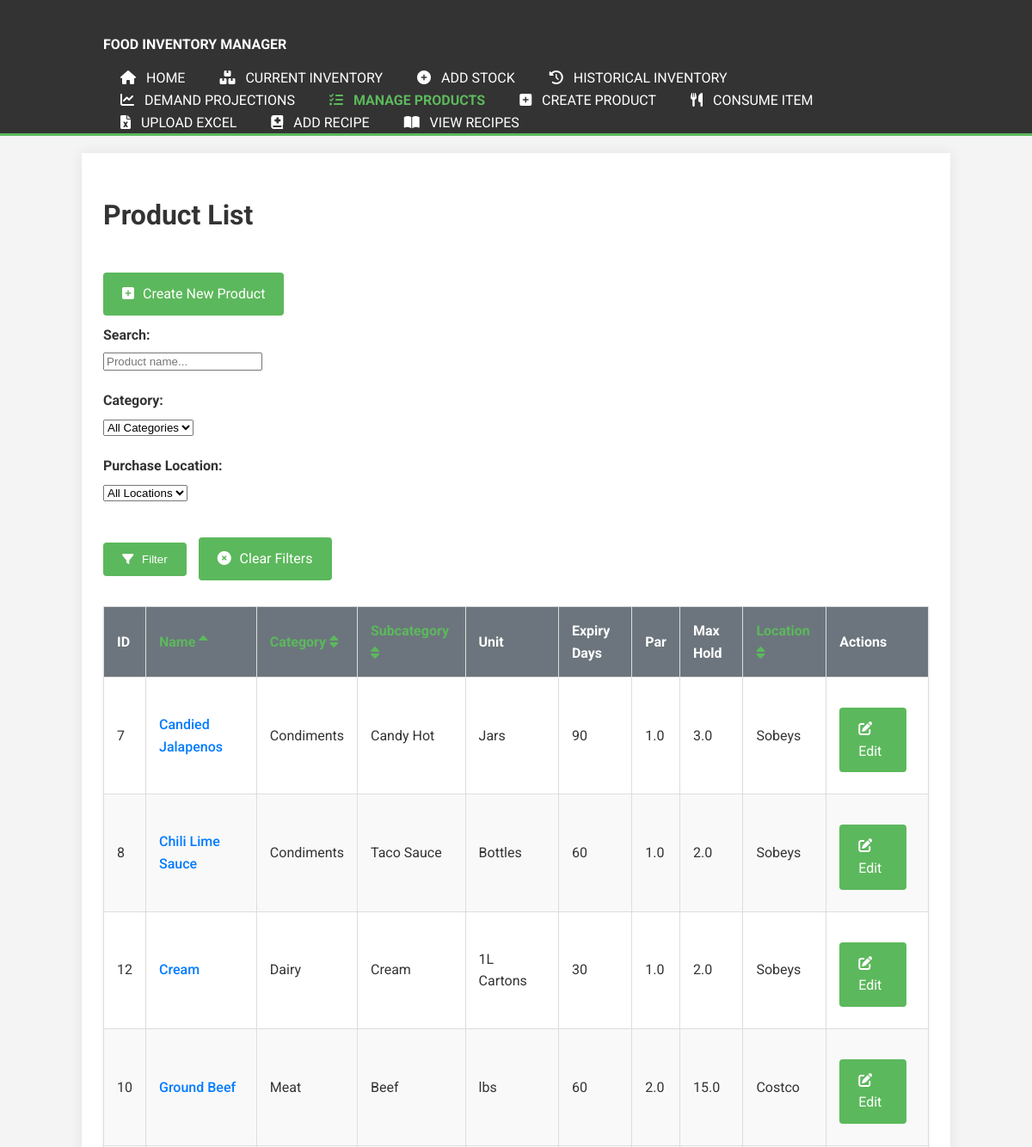
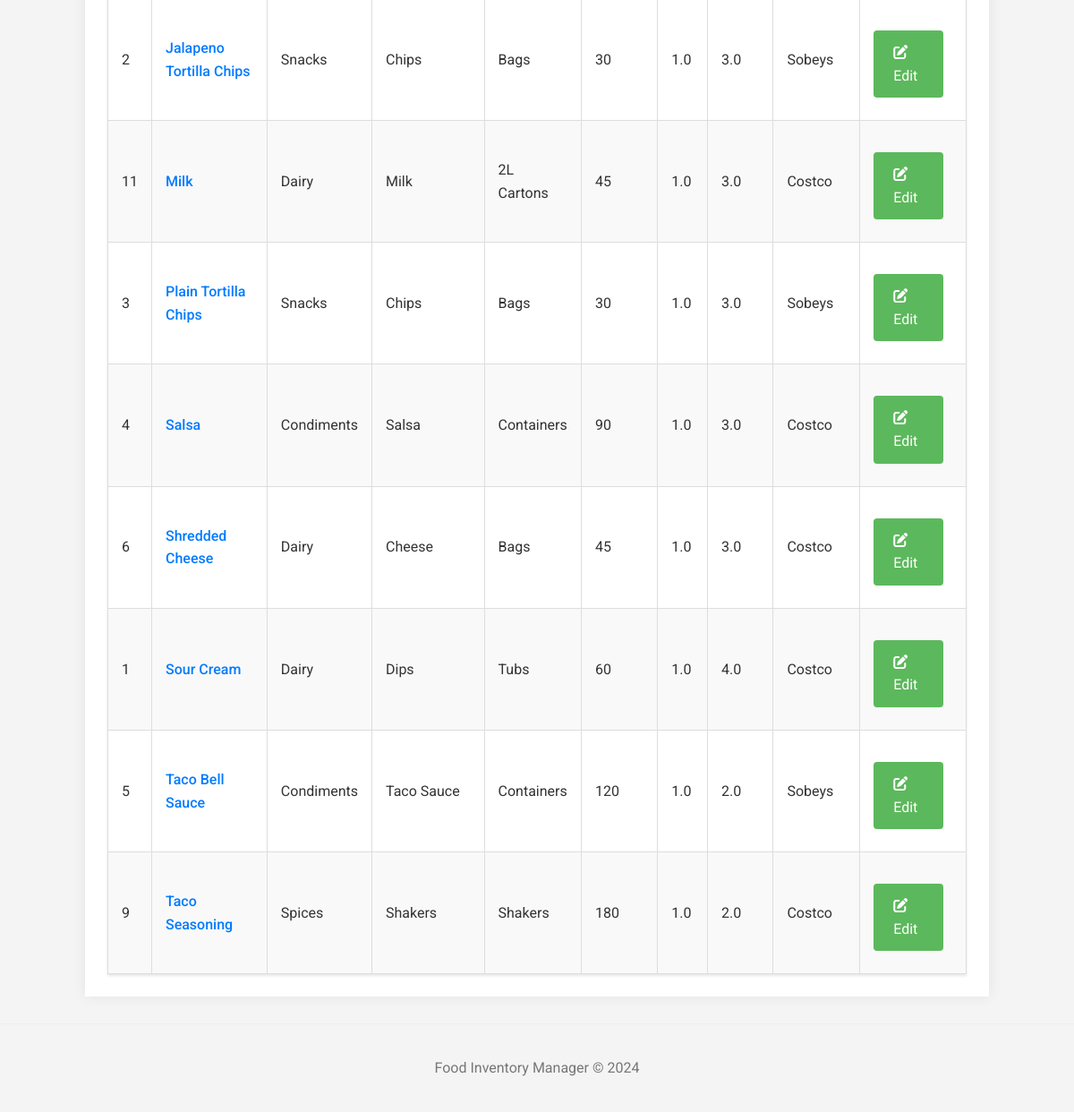
Page /products on the committed database (2 pictures, top to bottom).
### tables this page shows
CREATE TABLE products (
                        id INTEGER PRIMARY KEY AUTOINCREMENT,
                        name TEXT NOT NULL UNIQUE,
                        category TEXT,
                        subcategory TEXT,
                        unit_of_measure TEXT NOT NULL,
                        default_expiry_days INTEGER NOT NULL,
                        par_level REAL DEFAULT 0,
                        max_holding_amount REAL DEFAULT 0,
    purchase_location TEXT,
    consumption_override_rate REAL DEFAULT NULL
                    );

### app.py (the view, shortened to what this page needs)
@app.route('/products', methods=['GET'])
def list_products_view():
    search_term = request.args.get('search_term', '').strip()
    category = request.args.get('category', '').strip()
    purchase_location = request.args.get('purchase_location', '').strip()
    sort_by = request.args.get('sort_by', 'name').strip()
    sort_order = request.args.get('sort_order', 'ASC').strip().upper()
    if sort_order not in ['ASC', 'DESC']:
        sort_order = 'ASC'
    try:
        page = int(request.args.get('page', 1))
        if page < 1: page = 1
    except ValueError:
        page = 1
    try:
        per_page = int(request.args.get('per_page', 20))
        if per_page < 1: per_page = 1
    except ValueError:
        per_page = 20
    products = manager.get_all_products(
        search_term=search_term if search_term else None,
        category=category if category else None,
        purchase_location=purchase_location if purchase_location else None,
        sort_by=sort_by,
        sort_order=sort_order,
        page=page,
        per_page=per_page
    )
    total_products = manager.get_product_count(
        search_term=search_term if search_term else None,
        category=category if category else None,
        purchase_location=purchase_location if purchase_location else None
    )
    total_pages = (total_products + per_page - 1) // per_page if per_page > 0 else 1
    all_categories = manager.get_all_categories()
    all_purchase_locations = manager.get_all_purchase_locations()
    return render_template(
        'list_products.html',
        products=products,
        current_page=page,
        total_pages=total_pages,
        per_page=per_page,
        search_term=search_term,
        selected_category=category,
        selected_purchase_location=purchase_location,
        sort_by=sort_by,
        sort_order=sort_order,
        categories=all_categories,
        purchase_locations=all_purchase_locations
    )

### Food_manager.py (called while the page is built)
    def _get_db_connection(self):
        if self.conn and self.db_filepath == ":memory:":
            return self.conn
        conn = sqlite3.connect(self.db_filepath)
        conn.row_factory = sqlite3.Row # Access columns by name
        return conn

    def get_all_categories(self):
        categories = []
        try:
            with self._get_db_connection() as conn:
                cursor = conn.cursor()
                cursor.execute("SELECT DISTINCT category FROM products WHERE category IS NOT NULL ORDER BY category ASC")
                rows = cursor.fetchall()
                for row in rows:
                    categories.append(row['category'])
        except sqlite3.Error as e:
            print(f"Database error fetching all categories: {e}")
        return categories

    def get_all_purchase_locations(self):
        locations = []
        try:
            with self._get_db_connection() as conn:
                cursor = conn.cursor()
                cursor.execute("SELECT DISTINCT purchase_location FROM products WHERE purchase_location IS NOT NULL ORDER BY purchase_location ASC")
                rows = cursor.fetchall()
                for row in rows:
                    locations.append(row['purchase_location'])
        except sqlite3.Error as e:
            print(f"Database error fetching all purchase locations: {e}")
        return locations

### templates/list_products.html (shortened to what this page needs)
{% extends "base.html" %}
{% block content %}
<h1>Product List</h1>
<a href="{{ url_for('create_product_view') }}" class="button"><i class="fas fa-plus-square"></i> Create New Product</a>
<form method="GET" action="{{ url_for('list_products_view') }}" class="filter-form">
    <div class="form-row">
        <div class="form-group">
            <label for="search_term">Search:</label>
            <input type="text" name="search_term" id="search_term" value="{{ search_term or '' }}" placeholder="Product name...">
        </div>
        <div class="form-group">
            <label for="category">Category:</label>
            <select name="category" id="category">
                <option value="" {% if not selected_category %}selected{% endif %}>All Categories</option>
            </select>
        </div>
        <div class="form-group">
            <label for="purchase_location">Purchase Location:</label>
            <select name="purchase_location" id="purchase_location">
                <option value="" {% if not selected_purchase_location %}selected{% endif %}>All Locations</option>
            </select>
        </div>
    </div>
    <div class="form-actions">
        <button type="submit" class="button"><i class="fas fa-filter"></i> Filter</button>
        <a href="{{ url_for('list_products_view') }}" class="button button-secondary"><i class="fas fa-times-circle"></i> Clear Filters</a>
    </div>
</form>
{% if products %}
<table>
    <thead>
        <tr>
            <th class="product-list-header">ID</th>
            <th class="product-list-header">
                <a href="{{ url_for('list_products_view', search_term=search_term, category=selected_category, purchase_location=selected_purchase_location, sort_by='name', sort_order='DESC' if sort_by == 'name' and sort_order == 'ASC' else 'ASC', page=current_page, per_page=per_page) }}">
                    Name
                    {% if sort_by == 'name' %}
                        <i class="fas fa-sort-{{ 'up' if sort_order == 'ASC' else 'down' }}"></i>
                    {% else %}
                        <i class="fas fa-sort"></i>
                    {% endif %}
                </a>
            </th>
            <th class="product-list-header">
                <a href="{{ url_for('list_products_view', search_term=search_term, category=selected_category, purchase_location=selected_purchase_location, sort_by='category', sort_order='DESC' if sort_by == 'category' and sort_order == 'ASC' else 'ASC', page=current_page, per_page=per_page) }}">
                    Category
                    {% if sort_by == 'category' %}
                        <i class="fas fa-sort-{{ 'up' if sort_order == 'ASC' else 'down' }}"></i>
                    {% else %}
                        <i class="fas fa-sort"></i>
                    {% endif %}
                </a>
            </th>
            <th class="product-list-header">
                <a href="{{ url_for('list_products_view', search_term=search_term, category=selected_category, purchase_location=selected_purchase_location, sort_by='subcategory', sort_order='DESC' if sort_by == 'subcategory' and sort_order == 'ASC' else 'ASC', page=current_page, per_page=per_page) }}">
                    Subcategory
                    {% if sort_by == 'subcategory' %}
                        <i class="fas fa-sort-{{ 'up' if sort_order == 'ASC' else 'down' }}"></i>
                    {% else %}
                        <i class="fas fa-sort"></i>
                    {% endif %}
                </a>
            </th>
            <th class="product-list-header">Unit</th>
            <th class="product-list-header">Expiry Days</th>
            <th class="product-list-header">Par</th>
            <th class="product-list-header">Max Hold</th>
            <th class="product-list-header">
                <a href="{{ url_for('list_products_view', search_term=search_term, category=selected_category, purchase_location=selected_purchase_location, sort_by='purchase_location', sort_order='DESC' if sort_by == 'purchase_location' and sort_order == 'ASC' else 'ASC', page=current_page, per_page=per_page) }}">
                    Location
                    {% if sort_by == 'purchase_location' %}
                        <i class="fas fa-sort-{{ 'up' if sort_order == 'ASC' else 'down' }}"></i>
                    {% else %}
                        <i class="fas fa-sort"></i>
                    {% endif %}
                </a>
            </th>
            <th class="product-list-header">Actions</th>
        </tr>
    </thead>
    <tbody>
        {% for product in products %}
        <tr>
            <td>{{ product.id }}</td>
            <td><a href="#" class="product-name-link" data-product-id="{{ product.id }}" onclick="openProductModal(this.dataset.productId); return false;">{{ product.name }}</a></td>
            <td>{{ product.category if product.category is not none else '' }}</td>
            <td>{{ product.subcategory if product.subcategory is not none else '' }}</td>
            <td>{{ product.unit_of_measure }}</td>
            <td>{{ product.default_expiry_days }}</td>
            <td>{{ product.par_level if product.par_level is not none else '' }}</td>
            <td>{{ product.max_holding_amount if product.max_holding_amount is not none else '' }}</td>
            <td>{{ product.purchase_location if product.purchase_location is not none else '' }}</td>
            <td>
                <a href="{{ url_for('edit_product_view', product_id=product.id) }}" class="button button-small"><i class="fas fa-edit"></i> Edit</a>
            </td>
        </tr>
        {% endfor %}
    </tbody>
</table>
{% endif %}
{% endblock %}

### static/style.css (style rules this page uses)
body { font-family: 'Roboto', Arial, sans-serif; margin: 0; padding: 0; background-color: #f4f4f4; color: #333; line-height: 1.6; }
h1, h2, h3 { color: #333; }
.form-group { margin-bottom: 20px; }
.form-group label { display: block; margin-bottom: 5px; font-weight: bold; }
table { width: 100%; border-collapse: collapse; margin-top: 20px; box-shadow: 0 2px 3px rgba(0,0,0,0.1); }
th, td { padding: 15px; border: 1px solid #ddd; text-align: left; vertical-align: middle; }
th { color: white; font-weight: bold; }
tr:nth-child(even) { background-color: #f9f9f9; }
a { color: #5cb85c; text-decoration: none; }
.button, .nav-link-button { display: inline-block; margin-top: 20px; padding: 12px 22px; background-color: #5cb85c; color: white !important; border-radius: 4px; text-decoration: none; border: none; cursor: pointer; margin-right: 10px; margin-bottom: 10px; transition: transform 0.2s ease-out, background-color 0.2s ease-out; }
.button i, .nav-link-button i { margin-right: 6px; }
th.product-list-header { background-color: #6c757d; }
.product-name-link { color: #007bff; text-decoration: none; cursor: pointer; font-weight: 500; }

### rows in the picture
products: id "7", name "Candied Jalapenos", category "Condiments", subcategory "Candy Hot", unit_of_measure "Jars", default_expiry_days "90", par_level "1.0", max_holding_amount "3.0", purchase_location "Sobeys"
products: id "8", name "Chili Lime Sauce", category "Condiments", subcategory "Taco Sauce", unit_of_measure "Bottles", default_expiry_days "60", par_level "1.0", max_holding_amount "2.0", purchase_location "Sobeys"
products: id "12", name "Cream", category "Dairy", subcategory "Cream", unit_of_measure "1L Cartons", default_expiry_days "30", par_level "1.0", max_holding_amount "2.0", purchase_location "Sobeys"
products: id "10", name "Ground Beef", category "Meat", subcategory "Beef", unit_of_measure "lbs", default_expiry_days "60", par_level "2.0", max_holding_amount "15.0", purchase_location "Costco"
products: id "2", name "Jalapeno Tortilla Chips", category "Snacks", subcategory "Chips", unit_of_measure "Bags", default_expiry_days "30", par_level "1.0", max_holding_amount "3.0", purchase_location "Sobeys"
products: id "11", name "Milk", category "Dairy", subcategory "Milk", unit_of_measure "2L Cartons", default_expiry_days "45", par_level "1.0", max_holding_amount "3.0", purchase_location "Costco"
products: id "3", name "Plain Tortilla Chips", category "Snacks", subcategory "Chips", unit_of_measure "Bags", default_expiry_days "30", par_level "1.0", max_holding_amount "3.0", purchase_location "Sobeys"
products: id "4", name "Salsa", category "Condiments", subcategory "Salsa", unit_of_measure "Containers", default_expiry_days "90", par_level "1.0", max_holding_amount "3.0", purchase_location "Costco"
products: id "6", name "Shredded Cheese", category "Dairy", subcategory "Cheese", unit_of_measure "Bags", default_expiry_days "45", par_level "1.0", max_holding_amount "3.0", purchase_location "Costco"
products: id "1", name "Sour Cream", category "Dairy", subcategory "Dips", unit_of_measure "Tubs", default_expiry_days "60", par_level "1.0", max_holding_amount "4.0", purchase_location "Costco"
products: id "5", name "Taco Bell Sauce", category "Condiments", subcategory "Taco Sauce", unit_of_measure "Containers", default_expiry_days "120", par_level "1.0", max_holding_amount "2.0", purchase_location "Sobeys"
products: id "9", name "Taco Seasoning", category "Spices", subcategory "Shakers", unit_of_measure "Shakers", default_expiry_days "180", par_level "1.0", max_holding_amount "2.0", purchase_location "Costco"
